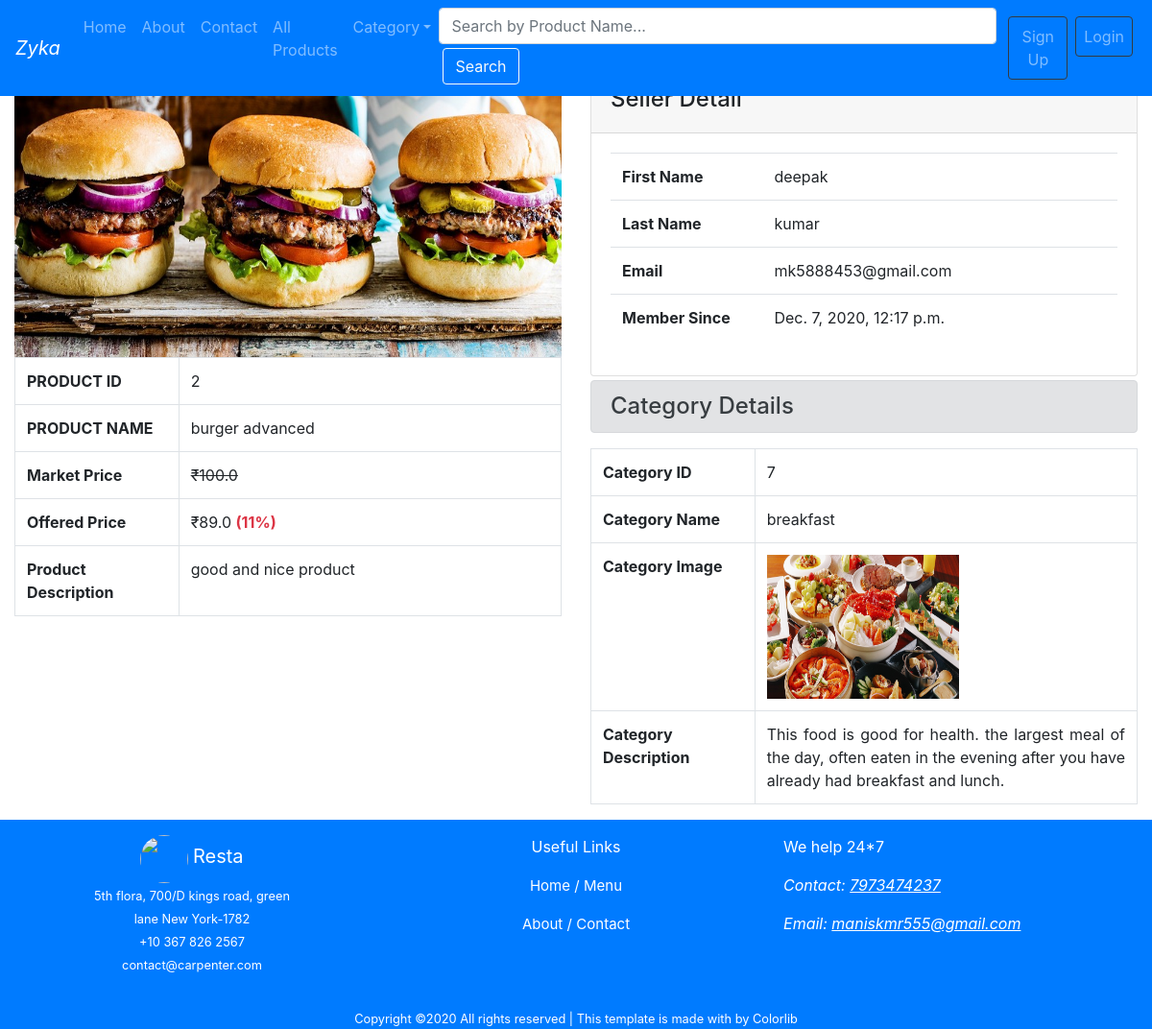
/single_product/?pid=2, run on the app's committed database.
### secondapp/models.py (models this page shows, shortened)
class add_product(models.Model):
    seller_name = models.ForeignKey(User,on_delete=models.CASCADE)
    product_name = models.CharField(max_length=250)
    product_category = models.ForeignKey(Category,on_delete=models.CASCADE)
    product_price = models.FloatField()
    sale_price = models.FloatField()
    product_image = models.ImageField(upload_to="products/%Y/%m/%d")
    details = models.TextField()

class Category(models.Model):
    cat_name = models.CharField(max_length=250)
    cover_pic = models.FileField(upload_to="categories/%Y/%m/%d")
    description = models.TextField()
    added_on = models.DateTimeField(auto_now_add=True)

### secondapp/views.py (the view)
# urls.py: path('single_product/',views.single_product,name="single_product"),
def single_product(request):
    context={}
    cats = Category.objects.all().order_by("cat_name")
    context["category"]=cats
    id = request.GET["pid"]
    obj = add_product.objects.get(id=id)
    context["product"]=obj
    return render(request,"single_product.html",context)

### template/single_product.html (shortened to what this page needs)
{% extends 'base.html' %}
{% load static %}
{% block myblock %}
<div class="container-fluid mt-5">
    <div class="row">
        <div class="col-md-6 mt-4">
            <div class="text-center">
                <img src="/media/{{product.product_image}}" alt="No Image" style="height: 300px;" width="100%">
            </div>
            <div class="table-responsive">
                <table class="table table-bordered">
                    <tbody>
                        <tr>
                            <th>PRODUCT ID</th>
                            <td>{{product.id}}</td>
                        </tr>
                        <tr>
                            <th>PRODUCT NAME</th>
                            <td>{{product.product_name}}</td>
                        </tr>
                        <tr>
                            <th>Market Price</th>
                            <td><del>&#8377;{{product.product_price}}</del></td>
                        </tr>
                        <tr>
                            <th>Offered Price</th>
                            <td>&#8377;{{product.sale_price}}
                            </td>
                        </tr>
                        <tr>
                            <th>Product Description</th>
                            <td style="text-align: justify;">{{product.details}}</td>
                        </tr>
                    </tbody>
                </table>
            </div>
        </div>
        <div class="col-md-6 mt-4">
            <div class="row">
                <div class="col-md-12 my-1">
                    <div class="card">
                        <div class="card-header">
                            <h4>Seller Detail</h4>
                        </div>
                        <div class="card-body">
                            <div class="table-responsive">
                                <table class="table">
                                    <tr>
                                        <th>First Name</th>
                                        <td>{{product.seller_name.first_name}}</td>
                                    </tr>
                                    <tr>
                                        <th>Last Name</th>
                                        <td>{{product.seller_name.last_name}}</td>
                                    </tr>
                                    <tr>
                                        <th>Email</th>
                                        <td>{{product.seller_name.email}}</td>
                                    </tr>
                                    <tr>
                                        <th>Member Since</th>
                                        <td>{{product.seller_name.date_joined}}</td>
                                    </tr>
                                </table>
                            </div>
                        </div>
                    </div>
                </div>
                <div class="col-md-12">
                    <h4 class="alert alert-secondary">Category Details</h4>
                    <div class="table-responsive">
                        <table class="table table-bordered">
                            <tr>
                                <th>Category ID</th>
                                <td>{{product.product_category.id}}</td>
                            </tr>
                            <tr>
                                <th>Category Name</th>
                                <td>{{product.product_category.cat_name}}</td>
                            </tr>
                            <tr>
                                <th>Category Image</th>
                                <td><img src="/media/{{product.product_category.cover_pic}}" alt=""
                                        style="width: 200px; height: 150px;"></td>
                            </tr>
                            <tr>
                                <th>Category Description</th>
                                <td style="text-align: justify;">{{product.product_category.description}}</td>
                            </tr>
                        </table>
                    </div>
                </div>
            </div>
        </div>
    </div>
</div>
{% endblock %}

### template/single_product.html (style rules this page uses)
th { width: 30%; }

### data on the page
add_product: product_image (picture), id "2", product_name "burger advanced", product_price "100.0", sale_price "89.0", details "good and nice product", seller_name.first_name "deepak", seller_name.last_name "kumar", seller_name.email "mk5888453@gmail.com", seller_name.date_joined "Dec. 7, 2020, 12:17 p.m.", product_category.id "7", product_category.cat_name "breakfast", product_category.cover_pic (picture), product_category.description "This food is good for health. the largest meal of the day, often eaten in the evening after you have already had breakfast and lunch."
